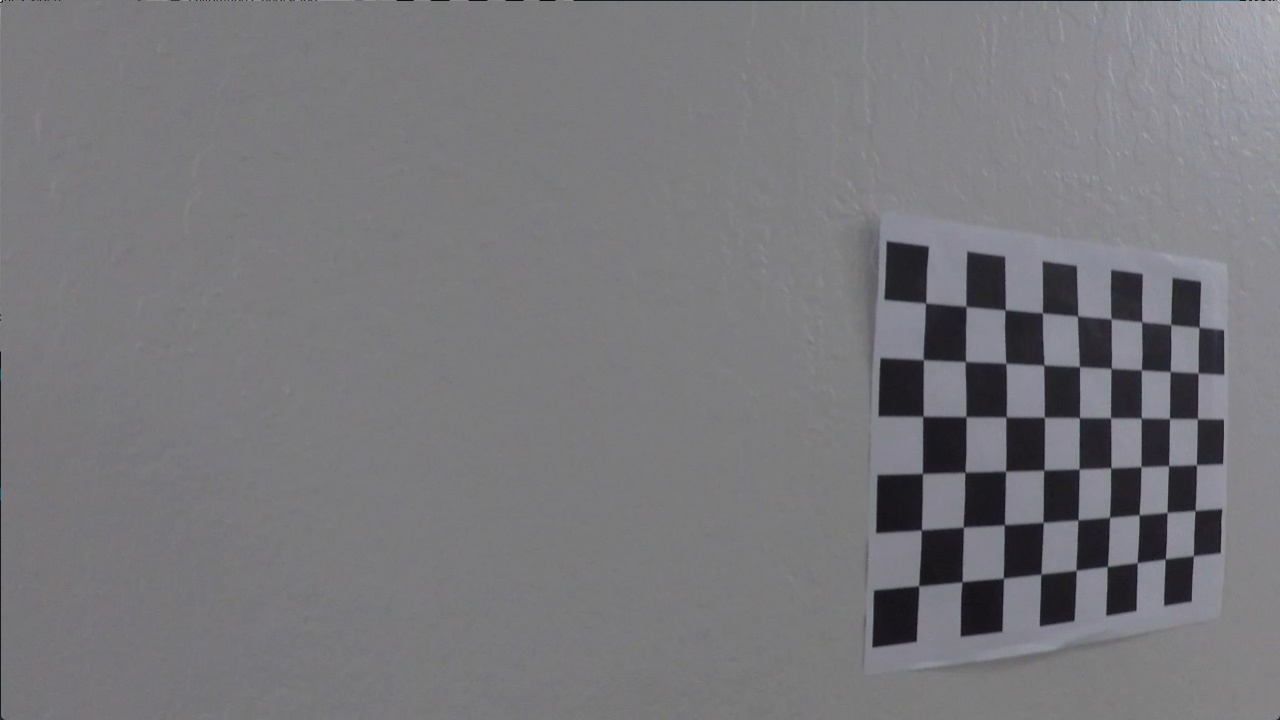
#> input picture camera_cal/calibration15.jpg, 1280 x 720 px
$ python -i lane_detector.py   (imports and definitions only)   (older library calls are emulated)
#> lines starting #> are read from the running program, lines starting #| are printed output that depends on the picture; after the words box and inside, x2 and y2 are one past the last pixel; in counts of white or black regions, pixels touching at a corner belong together
#> further down, picture is the input picture: shape (720, 1280, 3); mean B, G, R 122.9, 119.4, 119.9
### camera.py
#!/usr/bin/env python
# coding=utf-8

import cv2
import numpy as np
import pickle
import os


# [42 lines left out: function calibrate_camera, not called in this run]


def load_cached_camera_parameters(cache_path):
#> called with cache_path = 'camera_params.p'
    if cache_path is not None and os.path.isfile(cache_path):
        with open(cache_path, "rb") as f:
#> (reads camera_params.p from the repository)
            camera_params = pickle.load(f)
            return camera_params["intrinsic"], camera_params["distortion"]
    return None, None


def undistort_image(image, intrinsic, distortion):
    return cv2.undistort(image, intrinsic, distortion, None, intrinsic)

### image_filter.py
#!/usr/bin/env python
# coding=utf-8

import cv2
import numpy as np

import configure as cfg

from camera import undistort_image


def sobel_filter(gray_image, sobel_kernel=3,
                 magnitude_thresh=None, direction_thresh=None,
                 abs_x_thresh=None, abs_y_thresh=None):
#> called with sobel_kernel = 3, magnitude_thresh = (20, 180), direction_thresh = (0.6, 1.3), abs_x_thresh = (20, 160)
    abs_sobel_x = np.absolute(cv2.Sobel(gray_image, cv2.CV_64F, 1, 0, ksize=sobel_kernel))
    abs_sobel_y = np.absolute(cv2.Sobel(gray_image, cv2.CV_64F, 0, 1, ksize=sobel_kernel))

    sobel_xy_mask = np.ones_like(gray_image, dtype=np.bool)
    use_sobel_xy = False
    if abs_x_thresh is not None:
        scaled_sobel_x = 255 * abs_sobel_x / np.max(abs_sobel_x)
        scaled_sobel_x = scaled_sobel_x.astype(np.uint8)
        sobel_xy_mask = (sobel_xy_mask &
                         (scaled_sobel_x >= abs_x_thresh[0]) & (scaled_sobel_x <= abs_x_thresh[1]))
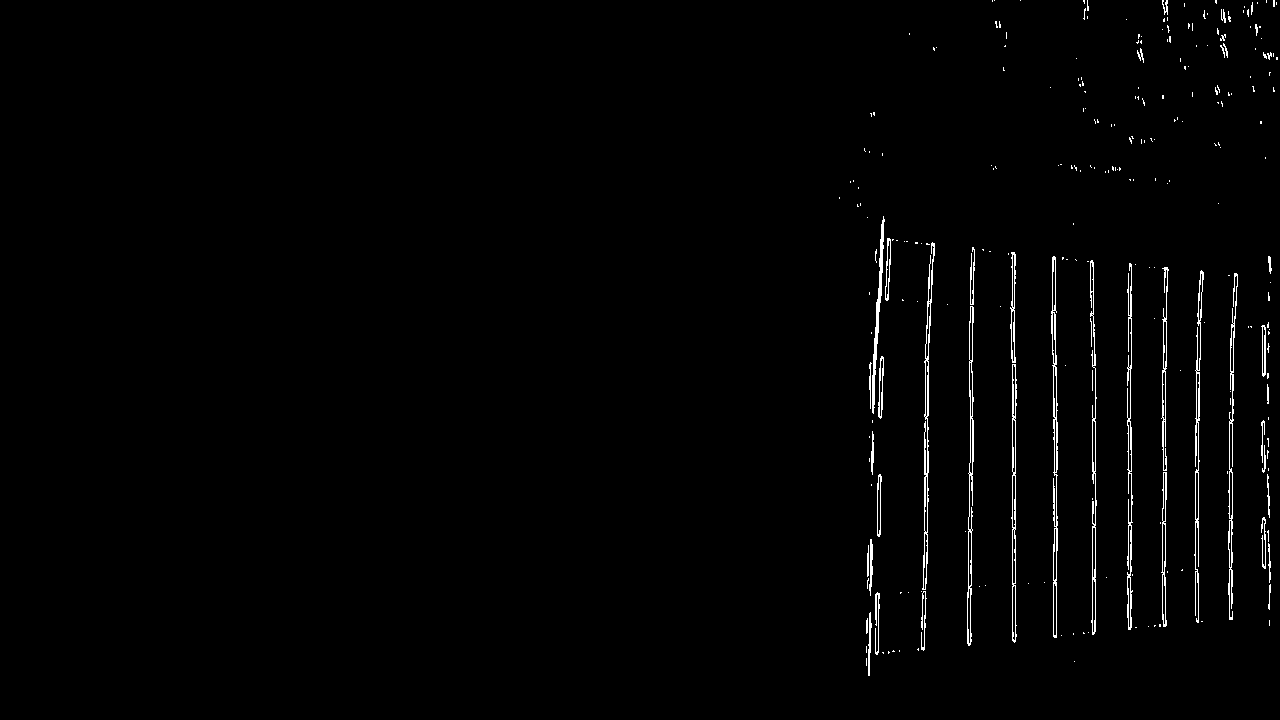
#> sobel_xy_mask: shape (720, 1280) bool; 1.3% white in thin lines or dots, all inside (x1, y1, x2, y2) = (839, 0, 1278, 676)
        use_sobel_xy = True
    if abs_y_thresh is not None:
        scaled_sobel_y = 255 * abs_sobel_y / np.max(abs_sobel_y)
        scaled_sobel_y = scaled_sobel_y.astype(np.uint8)
        sobel_xy_mask = (sobel_xy_mask &
                         (scaled_sobel_y >= abs_y_thresh[0]) & (scaled_sobel_y <= abs_y_thresh[1]))
        use_sobel_xy = True

    magnitude_direction_mask = np.ones_like(gray_image, dtype=np.bool)
    use_magnitude_direction = False
    if magnitude_thresh is not None:
        gradient_magnitude = np.sqrt(abs_sobel_x ** 2 + abs_sobel_y ** 2)
        scaled_magnitude = 255 * gradient_magnitude / np.max(gradient_magnitude)
        scaled_magnitude = scaled_magnitude.astype(np.uint8)
        magnitude_direction_mask = (magnitude_direction_mask
                                    & (scaled_magnitude >= magnitude_thresh[0])
                                    & (scaled_magnitude <= magnitude_thresh[1]))
#> magnitude_direction_mask: shape (720, 1280) bool; 3.1% white; 230 white regions (198 under 20 px), largest, box (x1, y1, x2, y2) and area: (875, 237, 1266, 656) 24783, (915, 654, 1094, 679) 664, (872, 216, 885, 415) 643
        use_magnitude_direction = True
    if direction_thresh is not None:
        abs_grad_direction = np.arctan2(abs_sobel_y, abs_sobel_x)
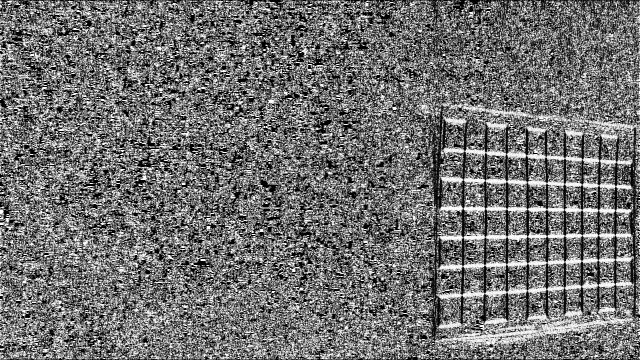
#> abs_grad_direction: shape (720, 1280) float64 (shown at 1/2 size); min 0, max 1.57, mean 0.694; drawn with min black and max white
        magnitude_direction_mask = (magnitude_direction_mask
                                    & (abs_grad_direction >= direction_thresh[0])
                                    & (abs_grad_direction <= direction_thresh[1]))
#> magnitude_direction_mask: shape (720, 1280) bool; 0.16% white in thin lines or dots, all inside (x1, y1, x2, y2) = (107, 4, 1279, 682)
        use_magnitude_direction = True

    if use_sobel_xy and use_magnitude_direction:
        return sobel_xy_mask & magnitude_direction_mask
#> returned value: shape (720, 1280) bool; 0.07% white in thin lines or dots, all inside (x1, y1, x2, y2) = (839, 4, 1278, 662)
    elif use_sobel_xy:
        return sobel_xy_mask
    elif use_magnitude_direction:
        return magnitude_direction_mask
    else:
        return np.ones_like(gray_image, dtype=np.bool)


def hls_filter(rgb_image, s_thresh, l_thresh=None, h_thresh=None):
#> called with s_thresh = (160, 255)
    hls = cv2.cvtColor(rgb_image, cv2.COLOR_RGB2HLS).astype(np.float32)
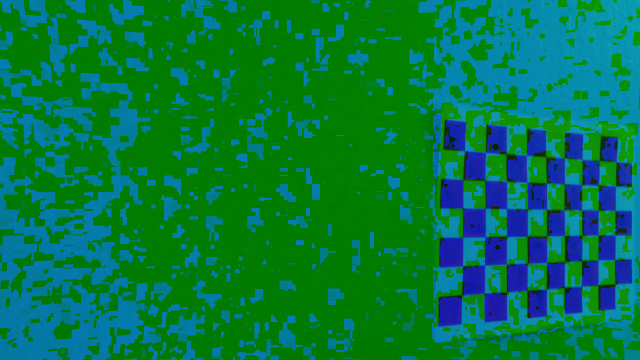
#> hls: shape (720, 1280, 3) float32 (shown at 1/2 size); mean B, G, R 66, 120.3, 5.2
    channel_s = hls[:, :, 2]
    mask = (channel_s >= s_thresh[0]) & (channel_s <= s_thresh[1])
#> mask: shape (720, 1280) bool; every value is 0
    return mask


def rgb_filter(rgb_image, r_thresh, g_thresh=None, b_thresh=None):
#> called with r_thresh = (205, 255)
    channel_r = rgb_image[:, :, 0]
    mask = (channel_r >= r_thresh[0]) & (channel_r <= r_thresh[1])
    return mask


def warp_image(image, warp_matrix):
    image_h, image_w = image.shape[0:2]
    warped = cv2.warpPerspective(image, warp_matrix, (image_w, image_h), flags=cv2.INTER_LINEAR)
#> warped: shape (720, 1280); values 0 (black) and 1 (white), 0.02% white in thin lines or dots, all inside (x1, y1, x2, y2) = (799, 548, 1280, 713)
    return warped


def rgb_to_warped_binary(rgb_image, cam_intrinsic, cam_distortion):
    # undistort input image
    undistorted = undistort_image(rgb_image, cam_intrinsic, cam_distortion)
    gray_img = cv2.cvtColor(undistorted, cv2.COLOR_RGB2GRAY)
    # filter by gradient
    sobel_mask = sobel_filter(gray_img,
                              abs_x_thresh=cfg.thresh_config["abs_sobel_x_thresh"],
                              magnitude_thresh=cfg.thresh_config["gradient_magnitude_thresh"],
                              direction_thresh=cfg.thresh_config["gradient_direction_thresh"])
    # filter by channel S
    hls_mask = hls_filter(undistorted, s_thresh=cfg.thresh_config["s_channel_thresh"])

    # filter by channel R
    rgb_mask = rgb_filter(undistorted, r_thresh=cfg.thresh_config["r_channel_thresh"])

    # combine together
    threshed_binary = (sobel_mask | hls_mask | rgb_mask).astype(np.uint8)

    # warp the result
    warp_matrix_ = cv2.getPerspectiveTransform(cfg.warp_config["src_rect"], cfg.warp_config["dst_rect"])
    warped_binary = warp_image(threshed_binary, warp_matrix_)

    return warped_binary


# [23 lines left out: function region_of_interest, not called in this run]

### lane_detector.py
#!/usr/bin/env python
# coding=utf-8

import configure as cfg
from camera import load_cached_camera_parameters, calibrate_camera
from image_filter import rgb_to_warped_binary, warp_image, region_of_interest, undistort_image
from utils import get_curvature, get_center_offset

import argparse
import cv2
import glob
import numpy as np
import os.path as osp
from moviepy.editor import VideoFileClip


class Result(object):
    # [7 lines left out: function __init__, not called in this run]


class LatestResults(object):
    def __init__(self, max_kept=4):
        self.l_fits = list()
        self.r_fits = list()
        self.l_curvatures = list()
        self.r_curvatures = list()
        self.center_offsets = list()
        self.debug_images = list()
        self._max_kept = max_kept

    def num_kept_results(self):
        return len(self.l_fits)

    # [65 lines left out: functions append_result, pop_result, average_with, get_average_result, get_last_result, not called in this run]


class LaneDetector(object):
    def __init__(self):
        # load the camera parameters
        camera_intrinsic, camera_distortion = load_cached_camera_parameters(cfg.camera_param_cache_path)
        # if load failed, calibrate the camera
        if camera_intrinsic is None or camera_distortion is None:
            # the list of calibration images
            calibration_image_list = glob.glob(cfg.camera_calibration_img_dir + 'calibration*.jpg')
            camera_intrinsic, camera_distortion = calibrate_camera(calibration_image_list, 9, 6,
                                                                   cfg.camera_param_cache_path)
        self._cam_intrinsic = camera_intrinsic
        self._cam_distortion = camera_distortion

        self._latest_results = LatestResults()

        self._consecutive_failed_cnt = 0
        self._max_allowed_failed = 5

        self._use_conv = False

        self._debug = True

    # [21 lines left out: function sanity_check, not called in this run]

    def detect_from_scrach(self, warped_binary, need_debug_image=False):
        if self._use_conv:
            return self.sliding_window_conv_detect(warped_binary,
                                                   cfg.sliding_conv_config["width"],
                                                   cfg.sliding_conv_config["height"],
                                                   cfg.sliding_conv_config["margin"],
                                                   need_debug_image)
        else:
            return self.sliding_window_detect(warped_binary,
                                              cfg.sliding_window_config["height"],
                                              cfg.sliding_window_config["margin"],
                                              cfg.sliding_window_config["min_num_pixels"],
                                              need_debug_image)

    def pipe_line(self, rgb_image):
        #roi_image = region_of_interest(rgb_image, cfg.roi_vertices)
        #roi_image = rgb_image
        warped_binary = rgb_to_warped_binary(rgb_image, self._cam_intrinsic, self._cam_distortion)
        img_h, img_w = warped_binary.shape[0:2]

        detected = False
        if self._latest_results.num_kept_results() == 0: # the first frame
            cur_result = self.detect_from_scrach(warped_binary, self._debug)
            # self.append_result(cur_result)
            detected = True
        else:
            if self._consecutive_failed_cnt >= self._max_allowed_failed:
                print("number of consecutive failed is %d, sliding window search from scrach"
                      % self._consecutive_failed_cnt)
                # too many failed, sliding window search from scrath
                cur_result = self.detect_from_scrach(warped_binary, self._debug)
                self._consecutive_failed_cnt = 0
            else:
                # use average of all previous results as the search base
                # prev_result = self._latest_results.get_last_result()
                prev_result = self._latest_results.get_average_result()
                cur_result = self.detect_based_prev_result(warped_binary, prev_result.l_fit,
                                                           prev_result.r_fit,
                                                           cfg.prev_result_based_search_margin,
                                                           self._debug)

            if self.sanity_check(cur_result):
                detected = True
                self._consecutive_failed_cnt = 0
            else:
                # sanity check failed, use previous result for current frame
                print("sanity check failed, used last valid result for current frame, self._consecutive_failed_cnt %d"
                      % self._consecutive_failed_cnt)
                cur_result = self._latest_results.get_last_result()
                #cur_result = self._latest_results.get_average_result()
                self._consecutive_failed_cnt += 1

        if detected:
            # average new result with the previous ones as the current result
            cur_result = self._latest_results.average_with(cur_result, 1)
            self._latest_results.append_result(cur_result)

        left_fit = cur_result.l_fit
        right_fit = cur_result.r_fit
        ploty = np.linspace(0, img_h - 1, img_h)
        left_fitx = left_fit[0] * ploty ** 2 + left_fit[1] * ploty + left_fit[2]
        right_fitx = right_fit[0] * ploty ** 2 + right_fit[1] * ploty + right_fit[2]

        # Create an image to draw the detected region
        warp_zero = np.zeros_like(warped_binary).astype(np.uint8)
        color_warp = np.dstack((warp_zero, warp_zero, warp_zero))
        # Recast the x and y points into usable format for cv2.fillPoly()
        pts_left = np.array([np.transpose(np.vstack([left_fitx, ploty]))])
        pts_right = np.array([np.flipud(np.transpose(np.vstack([right_fitx, ploty])))])
        pts = np.hstack((pts_left, pts_right))
        # Draw the lane onto the warped blank image
        cv2.fillPoly(color_warp, np.int_([pts]), (0, 255, 0))
        # unwarp the result
        unwarp_matrix_ = cv2.getPerspectiveTransform(cfg.warp_config["dst_rect"], cfg.warp_config["src_rect"])
        newwarp = warp_image(color_warp, unwarp_matrix_)

        # undistort the input image and combine with the detected road region as the result image
        undistorted_input = undistort_image(rgb_image, self._cam_intrinsic, self._cam_distortion)
        result_img = cv2.addWeighted(undistorted_input, 1, newwarp, 0.4, 0)

        # write the curvature and center offset
        left_curvature = cur_result.l_curvature
        right_curvature = cur_result.r_curvature
        center_offset = cur_result.center_offset
        font = cv2.FONT_HERSHEY_SIMPLEX
        font_scale = 1
        font_color = (255, 0, 0)
        thickness = 2
        cv2.putText(result_img, "left curvature : %.2fm" % left_curvature, (img_w // 2, 35),
                    font, font_scale, font_color, thickness)
        cv2.putText(result_img, "right curvature: %.2fm" % right_curvature, (img_w // 2, 65),
                    font, font_scale, font_color, thickness)
        cv2.putText(result_img, "center offset  : %.2fm" % center_offset, (img_w // 2, 95),
                    font, font_scale, font_color, thickness)

        if cur_result.debug_image is not None:
            debug_img_small = cv2.resize(cur_result.debug_image, None, fx=0.2, fy=0.2)
            small_h, small_w = debug_img_small.shape[0:2]
            result_img[0:small_h, 0:small_w] = debug_img_small

        return result_img

    @staticmethod
    def sliding_window_detect(warped_binary, window_height, margin, min_num_pixels, return_debug_img=False):
#> called with window_height = 80, margin = 100, min_num_pixels = 50, return_debug_img = True
        if return_debug_img:
            debug_image = np.dstack((warped_binary, warped_binary, warped_binary)) * 255
        img_h, img_w = warped_binary.shape[0:2]
        # Take a histogram of the bottom 2/3 of the image
        histogram = np.sum(warped_binary[int(img_h * 2 / 3):, :], axis=0)
#> histogram = 1280 values, max 4 at index 1103, min 0 at index 0, mean 0.148
        # Find the peak of the left and right halves of the histogram
        # These will be the starting point for the left and right lines
        mid_point = np.int(histogram.shape[0] / 2)
        leftx_base = np.argmax(histogram[:mid_point])
#> leftx_base = 0
        rightx_base = np.argmax(histogram[mid_point:]) + mid_point
#> rightx_base = 1103

        # Identify the x and y positions of all nonzero pixels in the image
        nonzero = warped_binary.nonzero()
#> nonzero = 190 positions, rows 548 to 712, columns 799 to 1279
        nonzero_y = np.array(nonzero[0])
#> nonzero_y = 190 values from 548 to 712
        nonzero_x = np.array(nonzero[1])
#> nonzero_x = 190 values, max 1279 at index 3, min 799 at index 187, mean 1096.1
        # Current positions to be updated for each window
        leftx_current = leftx_base
#> leftx_current = 0
        rightx_current = rightx_base
#> rightx_current = 1103
        # Create empty lists to receive left and right lane pixel indices
        left_lane_inds = []
        right_lane_inds = []

        n_windows = int(img_h / window_height)
        # Step through the windows one by one
        for window in range(n_windows):
            # Identify window boundaries in x and y (and right and left)
            win_y_low = warped_binary.shape[0] - (window + 1) * window_height
            win_y_high = warped_binary.shape[0] - window * window_height
            win_xleft_low = leftx_current - margin
            win_xleft_high = leftx_current + margin
            win_xright_low = rightx_current - margin
            win_xright_high = rightx_current + margin

            if return_debug_img:
                cv2.rectangle(debug_image, (win_xleft_low, win_y_low), (win_xleft_high, win_y_high), (0, 255, 0), 2)
                cv2.rectangle(debug_image, (win_xright_low, win_y_low), (win_xright_high, win_y_high), (0, 255, 0), 2)

            # Identify the nonzero pixels in x and y within the window
            good_left_inds = ((nonzero_y >= win_y_low) & (nonzero_y < win_y_high) &
                              (nonzero_x >= win_xleft_low) & (nonzero_x < win_xleft_high)).nonzero()[0]
            good_right_inds = ((nonzero_y >= win_y_low) & (nonzero_y < win_y_high) &
                               (nonzero_x >= win_xright_low) & (nonzero_x < win_xright_high)).nonzero()[0]
            # Append these indices to the lists
            left_lane_inds.append(good_left_inds)
            right_lane_inds.append(good_right_inds)

            # If you found > minpix pixels, recenter next window on their mean position
            if len(good_left_inds) > min_num_pixels:
                leftx_current = np.int(np.mean(nonzero_x[good_left_inds]))
            if len(good_right_inds) > min_num_pixels:
                rightx_current = np.int(np.mean(nonzero_x[good_right_inds]))
#> this loop made 9 passes
#> (win_xright_low, win_xright_high, rightx_current) on passes 1, 3: (1003, 1203, 1110), (1010, 1210, 1149)
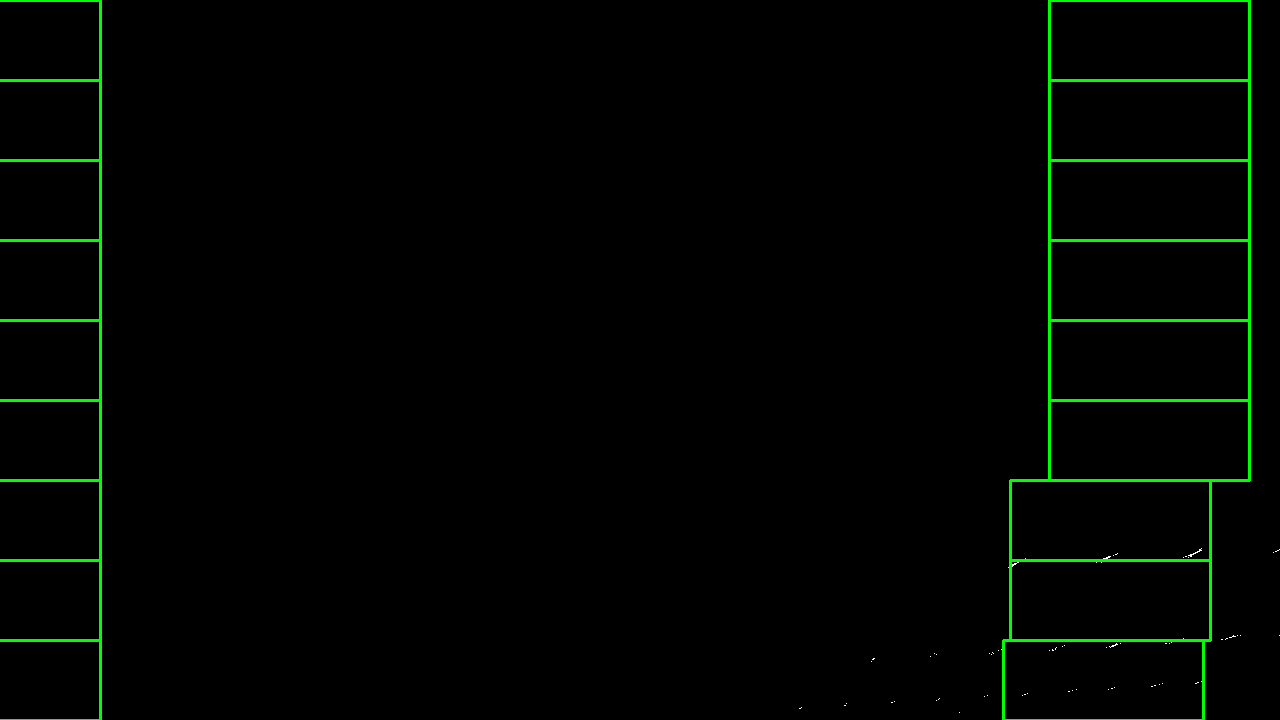
#> debug_image: shape (720, 1280, 3); mean of channels 0, 1, 2 0, 4.1, 0; drawn as B, G, R
#> after the loop, left_lane_inds = [empty array, empty array, empty array, empty array, empty array, empty array, empty array, empty array, empty array]; right_lane_inds = 9 items

        # Concatenate the arrays of indices
        left_lane_inds = np.concatenate(left_lane_inds)
#> left_lane_inds = empty array
        right_lane_inds = np.concatenate(right_lane_inds)
#> right_lane_inds = 136 values, max 175 at index 50, min 0 at index 83, mean 83.11

        # Extract left lane pixel positions
        leftx = nonzero_x[left_lane_inds]
#> leftx = empty array
        lefty = nonzero_y[left_lane_inds]
#> lefty = empty array
        # Fit a second order polynomial to the left lane
#> (the run stopped early here; a loop or call above may not have finished)
